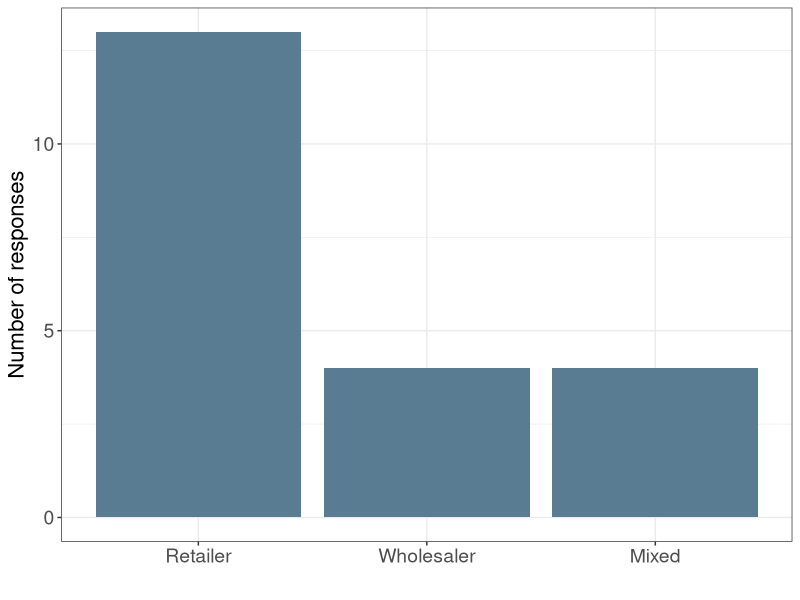
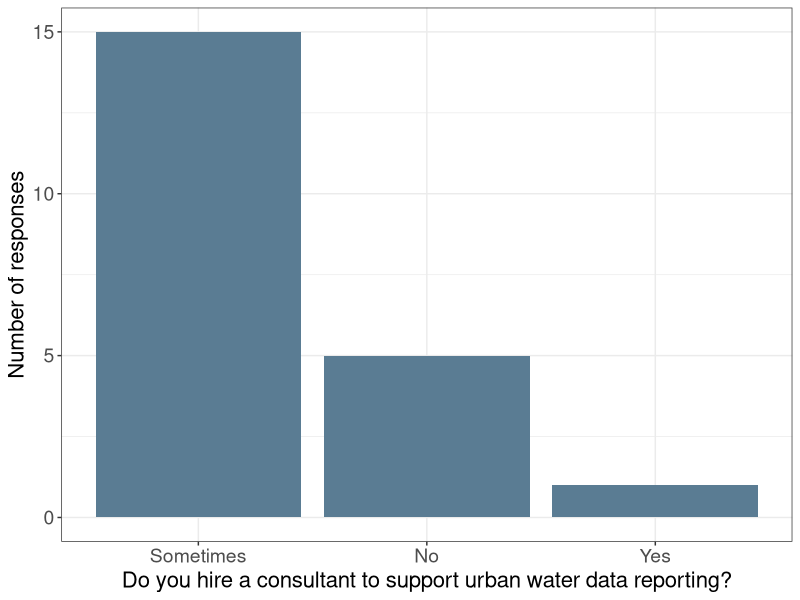
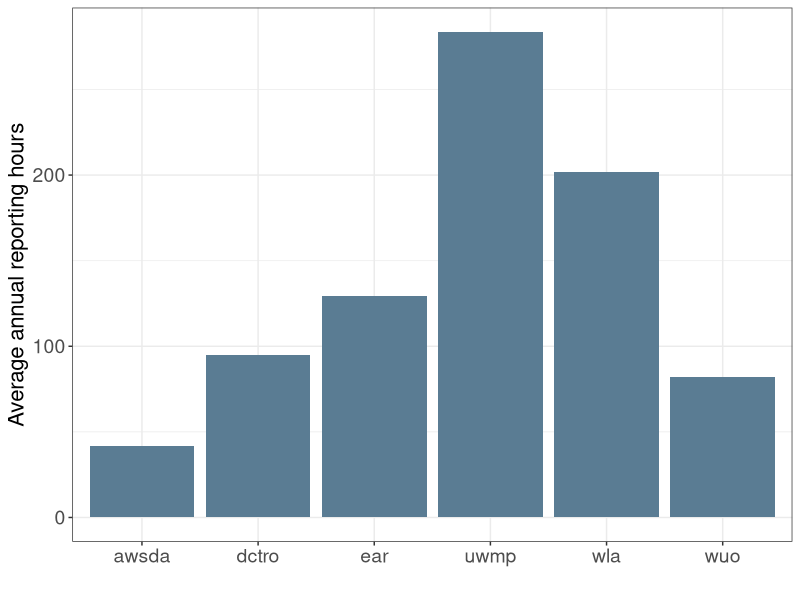
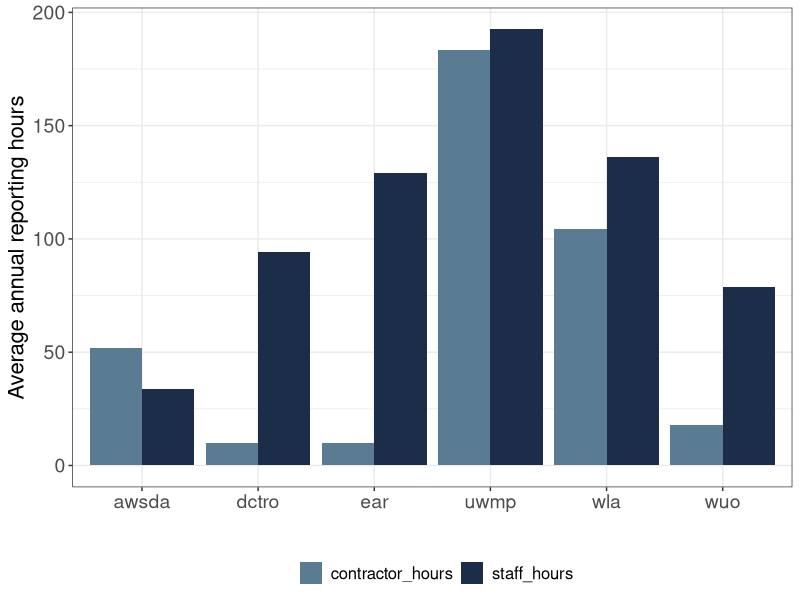
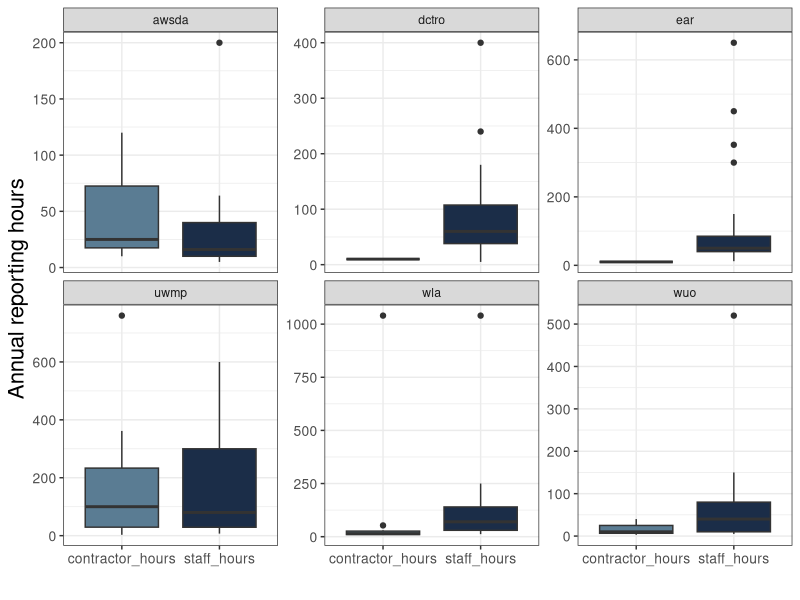
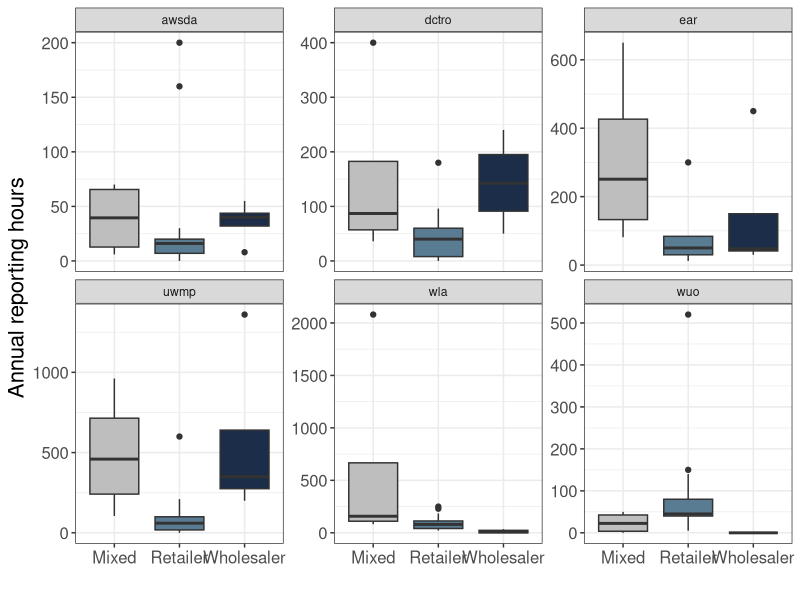
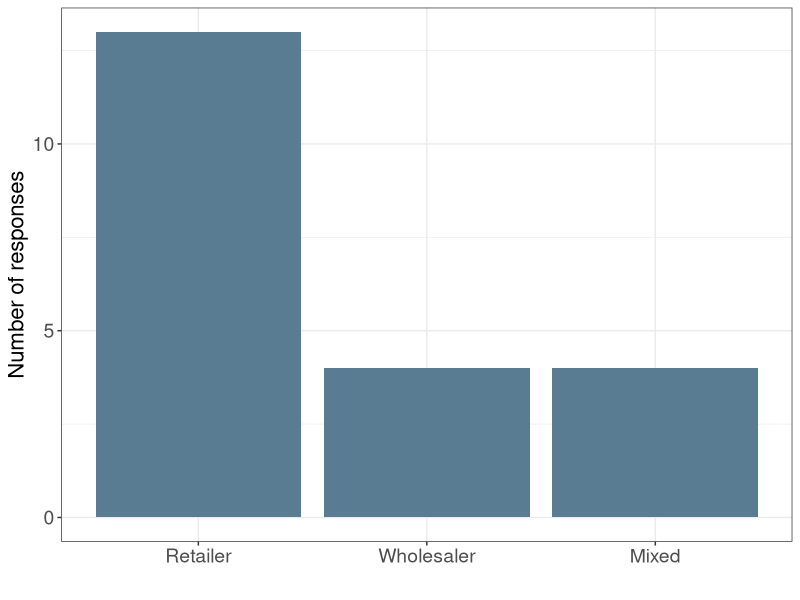
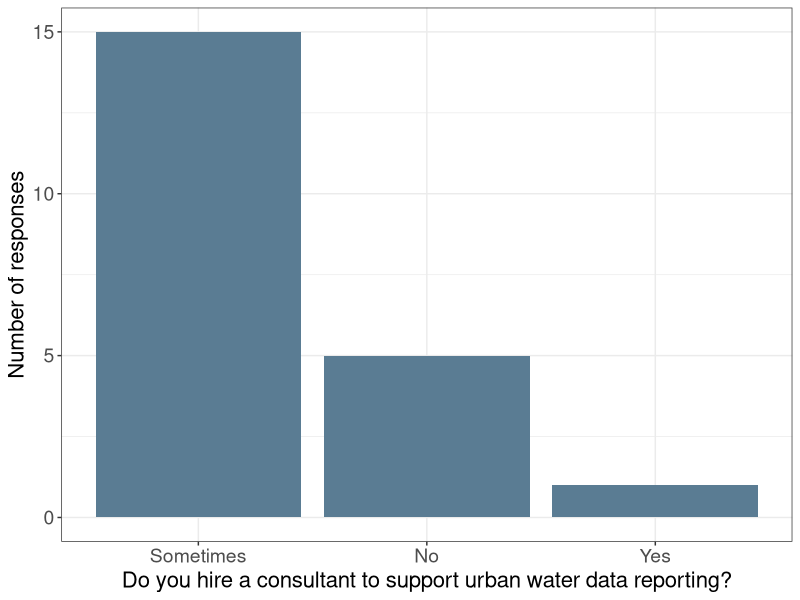

The R source for these figures, in order:
## ---- chunk 1
library(tidyverse)

clean_data <- read_csv("data/reporting_hours_clean.csv")
# use annual UWMP hours
long_data <- clean_data |> 
  select(supplier_name, 
         supplier_type,
         ear_staff_hours,
         awsda_staff_hours,
         wla_staff_hours,
         uwmp_staff_annual_hours,
         dctro_staff_hours,
         wuo_staff_hours) |> 
  rename(ear = ear_staff_hours,
         awsda = awsda_staff_hours,
         wla = wla_staff_hours,
         uwmp = uwmp_staff_annual_hours,
         dctro = dctro_staff_hours,
         wuo = wuo_staff_hours) |> 
  pivot_longer(cols = ear:wuo, names_to = "report_type", values_to = "staff_hours") |> 
  left_join(clean_data |> 
              select(supplier_name, 
                     ear_contractor_hours,
                     awsda_contractor_hours,
                     wla_contractor_hours,
                     uwmp_contractor_annual_hours,
                     dctro_contractor_hours,
                     wuo_contractor_hours) |> 
              rename(ear = ear_contractor_hours,
                     awsda = awsda_contractor_hours,
                     wla = wla_contractor_hours,
                     uwmp = uwmp_contractor_annual_hours,
                     dctro = dctro_contractor_hours,
                     wuo = wuo_contractor_hours) |> 
              pivot_longer(cols = ear:wuo, names_to = "report_type", values_to = "contractor_hours")) |> 
  mutate(staff_hours = ifelse(is.na(staff_hours), 0, staff_hours),
         contractor_hours = ifelse(is.na(contractor_hours), 0, contractor_hours),
         total_hours = staff_hours + contractor_hours)

longer_data <- long_data |> 
  select(-total_hours) |> 
  pivot_longer(cols = c("staff_hours", "contractor_hours"), names_to = "hour_type", values_to = "hours")

## ---- chunk 2
clean_data |> 
  group_by(supplier_type) |> 
  tally() |> 
  mutate(supplier_type = factor(supplier_type, levels = c("Retailer", "Wholesaler", "Mixed"))) |> 
  ggplot(aes(x = supplier_type, y = n)) +
  geom_bar(stat = "identity", fill =  "#5a7c93") +
  labs(x = "",
       y = "Number of responses") +
  theme_bw() +
  theme(axis.text = element_text(size = 14),
        axis.title = element_text(size = 16))

ggsave("figures/number_responses.png", width = 8, height = 8)
## ---- chunk 3
clean_data |> 
  group_by(hire_consultant) |> 
  tally() |> 
  mutate(hire_consultant = factor(hire_consultant, levels = c("Sometimes", "No", "Yes"))) |> 
  ggplot(aes(x = hire_consultant, y = n)) +
  geom_bar(stat = "identity", fill =  "#5a7c93") +
  labs(x = "Do you hire a consultant to support urban water data reporting?",
       y = "Number of responses") +
  theme_bw() +
  theme(axis.text = element_text(size = 14),
        axis.title = element_text(size = 16))

ggsave("figures/hire_contractor.png", width = 8, height = 8)
## ---- chunk 4
long_data |> 
  filter(total_hours > 0) |> 
  group_by(report_type) |> 
  summarize(mean_hours = mean(total_hours),
            sd = sd(total_hours)) |> 
  ggplot(aes(x = report_type, y = mean_hours)) +
  geom_bar(stat = "identity", fill = "#5a7c93") +
  #geom_errorbar(aes(x = report_type, ymin = mean_hours-sd, ymax = mean_hours+sd), position = position_dodge()) +
  labs(x = "",
       y = "Average annual reporting hours",
       fill = "") +
  theme_bw() +
  theme(axis.text = element_text(size = 14),
        axis.title = element_text(size = 16))

ggsave("figures/average_hours_report_type.png", width = 8, height = 8)
## ---- chunk 5
longer_data |> 
  filter(hours > 0) |> 
  group_by(report_type, hour_type) |> 
  summarize(mean_hours = mean(hours),
            sd = sd(hours)) |> 
  ggplot(aes(x = report_type, y = mean_hours, fill = hour_type)) +
  geom_bar(stat = "identity", position = position_dodge()) +
  scale_fill_manual(values = c("#5a7c93","#1b2d48")) +
  #geom_errorbar(aes(x = report_type, ymin = mean_hours-sd, ymax = mean_hours+sd), position = position_dodge()) +
  labs(x = "",
       y = "Average annual reporting hours",
       fill = "") +
  theme_bw() +
  theme(legend.position = "bottom") +
  theme(axis.text = element_text(size = 14),
        axis.title = element_text(size = 16),
        legend.text = element_text(size = 12))

ggsave("figures/average_hours_report_type_labor.png", width = 10, height = 8)
## ---- chunk 6
  longer_data |>
   filter(hours > 0) |> 
    ggplot(aes(x = hour_type, y = hours, fill = hour_type)) +
    scale_fill_manual(values = c("#5a7c93","#1b2d48")) +
    geom_boxplot() +
    labs(x = "",
         y = "Annual reporting hours",
         fill ="") +
    theme_bw() +
    facet_wrap( ~ report_type, scales = "free_y") +
  theme(legend.position = "none") +
  theme(axis.text = element_text(size = 10),
        axis.title = element_text(size = 16))

ggsave("figures/boxplot_report_type_labor.png", width = 10, height = 8)
## ---- chunk 7
all_reports <- long_data |> 
  group_by(supplier_name) |> 
  summarize(all_reports = sum(total_hours, na.rm = T)) |> 
  ungroup() |> 
  summarize(mean = round(mean(all_reports, na.rm = T),2),
            median = round(median(all_reports, na.rm = T),2),
            min = round(min(all_reports, na.rm = T),2),
            max = round(max(all_reports, na.rm = T),2),
            q25 = round(quantile(all_reports, probs = 0.25, na.rm = T), 2),
            q75 = round(quantile(all_reports, probs = 0.75, na.rm = T), 2),
            `standard deviation` = round(sd(all_reports, na.rm = T),2)) |> 
  mutate(report_type = "all reports")

summary_stats <- long_data |> 
  group_by(report_type) |> 
  filter(total_hours > 0) |> 
  summarize(mean = round(mean(total_hours, na.rm = T),2),
            median = round(median(total_hours, na.rm = T),2),
            min = round(min(total_hours, na.rm = T),2),
            max = round(max(total_hours, na.rm = T),2),
            q25 = round(quantile(total_hours, probs = 0.25, na.rm = T), 2),
            q75 = round(quantile(total_hours, probs = 0.75, na.rm = T), 2),
            `standard deviation` = round(sd(total_hours, na.rm = T),2)) |> 
  bind_rows(all_reports) |> 
  mutate(range = paste0(min, " - ", max)) |> 
  rename(`report type` = report_type) |> 
  select(`report type`, mean, median, q25, q75, `standard deviation`, range)

knitr::kable(summary_stats)
write_csv(summary_stats, "data/summary_stats.csv")
## ---- chunk 8
clean_data |> 
  select(supplier_name, supplier_type) |> 
  distinct() |> 
  group_by(supplier_type) |> 
  tally()

summary_stats_supplier_type <- long_data |> 
  group_by(report_type, supplier_type) |> 
  summarize(mean = round(mean(total_hours, na.rm = T),2),
            median = round(median(total_hours, na.rm = T),2),
            min = round(min(total_hours, na.rm = T),2),
            max = round(max(total_hours, na.rm = T),2),
            `standard deviation` = round(sd(total_hours, na.rm = T),2)) |> 
  mutate(range = paste0(min, " - ", max)) |> 
  rename(`report type` = report_type,
         `supplier type` = supplier_type) |> 
  select(`report type`, `supplier type`, mean, median, `standard deviation`, range)

long_data |> 
  ggplot(aes(x = supplier_type, y = total_hours, fill = supplier_type)) +
  geom_boxplot() +
  facet_wrap(~report_type, scales = "free_y") +
  scale_fill_manual(values = c("gray", "#5a7c93","#1b2d48")) +
  theme_bw() +
  theme(legend.position = "none") +
  labs(x = "",
       y = "Annual reporting hours") +
  theme(axis.text = element_text(size = 12),
        axis.title = element_text(size = 16))

ggsave("figures/boxplot_report_type_supplier.png", width = 10, height = 8)

